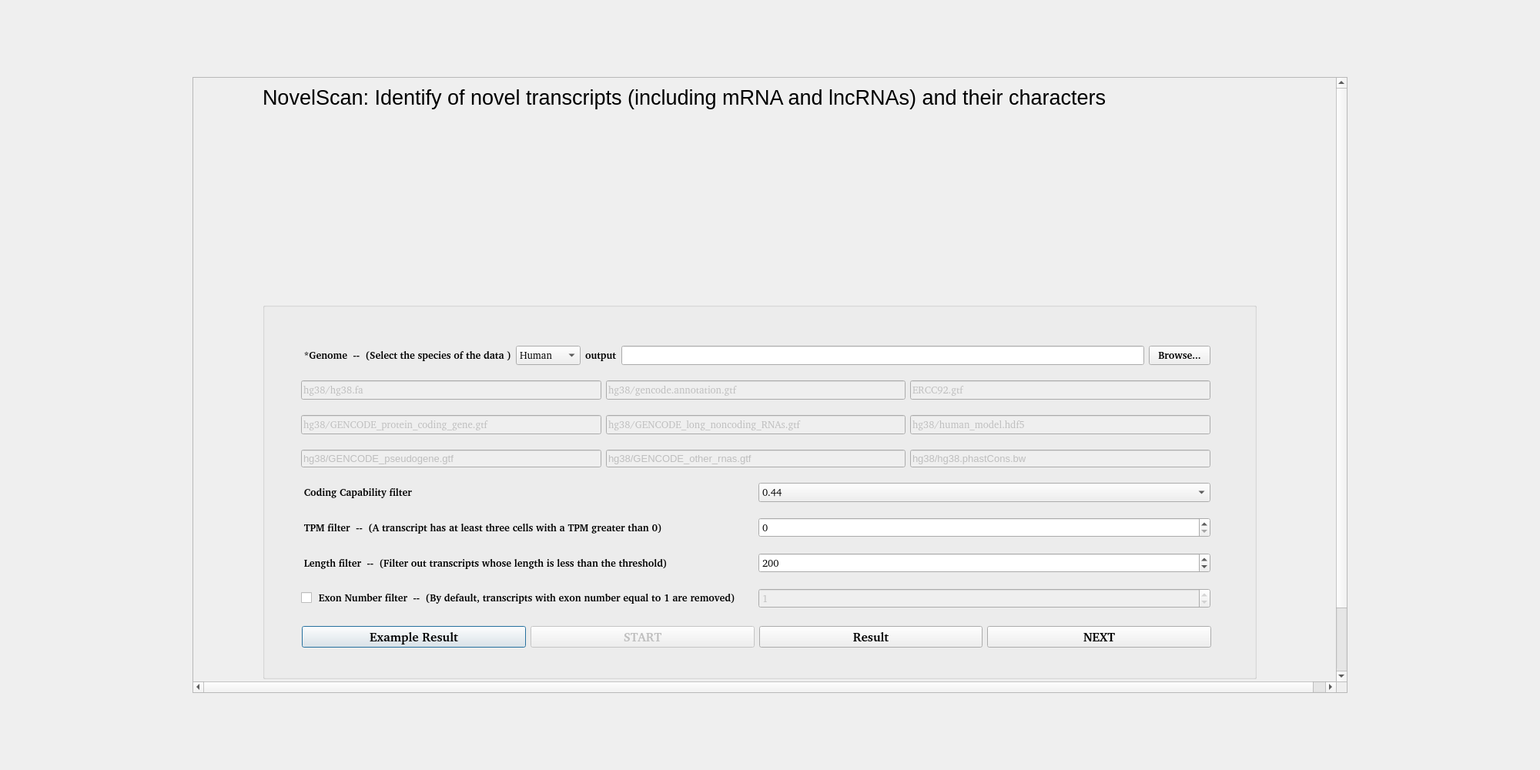
<?xml version="1.0" encoding="UTF-8"?>
<ui version="4.0">
 <class>SClncRNAFun</class>
 <widget class="QDialog" name="SClncRNAFun">
  <property name="geometry">
   <rect>
    <x>0</x>
    <y>0</y>
    <width>2000</width>
    <height>1000</height>
   </rect>
  </property>
  <property name="sizePolicy">
   <sizepolicy hsizetype="Preferred" vsizetype="Preferred">
    <horstretch>0</horstretch>
    <verstretch>0</verstretch>
   </sizepolicy>
  </property>
  <property name="windowTitle">
   <string>Dialog</string>
  </property>
  <layout class="QGridLayout" name="gridLayout">
   <item row="0" column="0">
    <widget class="QScrollArea" name="scrollArea">
     <property name="sizePolicy">
      <sizepolicy hsizetype="Preferred" vsizetype="Preferred">
       <horstretch>0</horstretch>
       <verstretch>0</verstretch>
      </sizepolicy>
     </property>
     <property name="maximumSize">
      <size>
       <width>1500</width>
       <height>800</height>
      </size>
     </property>
     <property name="widgetResizable">
      <bool>false</bool>
     </property>
     <widget class="QWidget" name="scrollAreaWidgetContents">
      <property name="geometry">
       <rect>
        <x>0</x>
        <y>0</y>
        <width>1500</width>
        <height>879</height>
       </rect>
      </property>
      <property name="sizePolicy">
       <sizepolicy hsizetype="Preferred" vsizetype="Preferred">
        <horstretch>0</horstretch>
        <verstretch>0</verstretch>
       </sizepolicy>
      </property>
      <widget class="QWidget" name="layoutWidget">
       <property name="geometry">
        <rect>
         <x>90</x>
         <y>0</y>
         <width>1291</width>
         <height>781</height>
        </rect>
       </property>
       <layout class="QVBoxLayout" name="verticalLayout_3">
        <item>
         <widget class="QLabel" name="label_3">
          <property name="sizePolicy">
           <sizepolicy hsizetype="Expanding" vsizetype="Expanding">
            <horstretch>0</horstretch>
            <verstretch>0</verstretch>
           </sizepolicy>
          </property>
          <property name="minimumSize">
           <size>
            <width>0</width>
            <height>0</height>
           </size>
          </property>
          <property name="maximumSize">
           <size>
            <width>1400</width>
            <height>50</height>
           </size>
          </property>
          <property name="font">
           <font>
            <pointsize>20</pointsize>
            <italic>false</italic>
           </font>
          </property>
          <property name="text">
           <string>NovelScan: Identify of novel transcripts (including mRNA and lncRNAs) and their characters </string>
          </property>
         </widget>
        </item>
        <item>
         <widget class="QLabel" name="label_4">
          <property name="sizePolicy">
           <sizepolicy hsizetype="Expanding" vsizetype="Expanding">
            <horstretch>0</horstretch>
            <verstretch>0</verstretch>
           </sizepolicy>
          </property>
          <property name="minimumSize">
           <size>
            <width>800</width>
            <height>100</height>
           </size>
          </property>
          <property name="maximumSize">
           <size>
            <width>1300</width>
            <height>230</height>
           </size>
          </property>
          <property name="styleSheet">
           <string notr="true">border-image: url(:/images/novelscan.png);</string>
          </property>
          <property name="text">
           <string/>
          </property>
         </widget>
        </item>
        <item>
         <widget class="QGroupBox" name="groupBox">
          <property name="title">
           <string/>
          </property>
          <widget class="QWidget" name="layoutWidget">
           <property name="geometry">
            <rect>
             <x>51</x>
             <y>418</y>
             <width>1181</width>
             <height>32</height>
            </rect>
           </property>
           <layout class="QHBoxLayout" name="horizontalLayout">
            <item>
             <widget class="QPushButton" name="config">
              <property name="font">
               <font>
                <family>Arial [TMC ]</family>
                <pointsize>12</pointsize>
                <weight>75</weight>
                <italic>false</italic>
                <bold>true</bold>
               </font>
              </property>
              <property name="text">
               <string>Example Result</string>
              </property>
             </widget>
            </item>
            <item>
             <widget class="QPushButton" name="start">
              <property name="enabled">
               <bool>false</bool>
              </property>
              <property name="font">
               <font>
                <family>Arial [TMC ]</family>
                <pointsize>12</pointsize>
                <weight>75</weight>
                <italic>false</italic>
                <bold>true</bold>
               </font>
              </property>
              <property name="text">
               <string>START</string>
              </property>
             </widget>
            </item>
            <item>
             <widget class="QPushButton" name="config_2">
              <property name="font">
               <font>
                <family>Arial [TMC ]</family>
                <pointsize>12</pointsize>
                <weight>75</weight>
                <italic>false</italic>
                <bold>true</bold>
               </font>
              </property>
              <property name="text">
               <string>Result</string>
              </property>
             </widget>
            </item>
            <item>
             <widget class="QPushButton" name="next">
              <property name="font">
               <font>
                <family>Arial [TMC ]</family>
                <pointsize>12</pointsize>
                <weight>75</weight>
                <italic>false</italic>
                <bold>true</bold>
               </font>
              </property>
              <property name="text">
               <string>NEXT</string>
              </property>
             </widget>
            </item>
           </layout>
          </widget>
          <widget class="QWidget" name="layoutWidget">
           <property name="geometry">
            <rect>
             <x>50</x>
             <y>42</y>
             <width>1181</width>
             <height>371</height>
            </rect>
           </property>
           <layout class="QVBoxLayout" name="verticalLayout">
            <item>
             <layout class="QHBoxLayout" name="horizontalLayout_3">
              <item>
               <layout class="QHBoxLayout" name="horizontalLayout_10">
                <item>
                 <widget class="QLabel" name="label">
                  <property name="font">
                   <font>
                    <family>Arial [TMC ]</family>
                    <pointsize>10</pointsize>
                    <weight>75</weight>
                    <italic>false</italic>
                    <bold>true</bold>
                   </font>
                  </property>
                  <property name="text">
                   <string> *Genome  --  (Select the species of the data )</string>
                  </property>
                 </widget>
                </item>
                <item>
                 <widget class="QComboBox" name="comboBox_genome">
                  <property name="font">
                   <font>
                    <family>Arial [TMC ]</family>
                    <pointsize>10</pointsize>
                    <weight>50</weight>
                    <italic>false</italic>
                    <bold>false</bold>
                   </font>
                  </property>
                  <property name="mouseTracking">
                   <bool>false</bool>
                  </property>
                  <property name="editable">
                   <bool>false</bool>
                  </property>
                  <property name="currentText">
                   <string>Human</string>
                  </property>
                  <property name="currentIndex">
                   <number>0</number>
                  </property>
                  <item>
                   <property name="text">
                    <string>Human</string>
                   </property>
                  </item>
                  <item>
                   <property name="text">
                    <string>Mouse</string>
                   </property>
                  </item>
                  <item>
                   <property name="text">
                    <string>Fly</string>
                   </property>
                  </item>
                  <item>
                   <property name="text">
                    <string>Zebrafish</string>
                   </property>
                  </item>
                 </widget>
                </item>
               </layout>
              </item>
              <item>
               <layout class="QHBoxLayout" name="horizontalLayout_2">
                <item>
                 <widget class="QLabel" name="label_2">
                  <property name="font">
                   <font>
                    <family>Arial [TMC ]</family>
                    <pointsize>10</pointsize>
                    <weight>75</weight>
                    <italic>false</italic>
                    <bold>true</bold>
                   </font>
                  </property>
                  <property name="text">
                   <string>output</string>
                  </property>
                 </widget>
                </item>
                <item>
                 <widget class="QLineEdit" name="line_out">
                  <property name="font">
                   <font>
                    <family>Arial [TMC ]</family>
                    <pointsize>10</pointsize>
                    <weight>50</weight>
                    <italic>false</italic>
                    <bold>false</bold>
                   </font>
                  </property>
                 </widget>
                </item>
                <item>
                 <widget class="QPushButton" name="browse_data">
                  <property name="font">
                   <font>
                    <family>Arial [TMC ]</family>
                    <pointsize>10</pointsize>
                    <weight>75</weight>
                    <italic>false</italic>
                    <bold>true</bold>
                   </font>
                  </property>
                  <property name="text">
                   <string>Browse...</string>
                  </property>
                 </widget>
                </item>
               </layout>
              </item>
             </layout>
            </item>
            <item>
             <layout class="QHBoxLayout" name="horizontalLayout_11">
              <item>
               <widget class="QLineEdit" name="line_fa">
                <property name="enabled">
                 <bool>false</bool>
                </property>
                <property name="font">
                 <font>
                  <family>Arial [TMC ]</family>
                  <pointsize>10</pointsize>
                  <weight>50</weight>
                  <italic>false</italic>
                  <bold>false</bold>
                 </font>
                </property>
                <property name="text">
                 <string>hg38/hg38.fa</string>
                </property>
               </widget>
              </item>
              <item>
               <widget class="QLineEdit" name="line_gtf">
                <property name="enabled">
                 <bool>false</bool>
                </property>
                <property name="font">
                 <font>
                  <family>Arial [TMC ]</family>
                  <pointsize>10</pointsize>
                  <weight>50</weight>
                  <italic>false</italic>
                  <bold>false</bold>
                 </font>
                </property>
                <property name="text">
                 <string>hg38/gencode.annotation.gtf</string>
                </property>
               </widget>
              </item>
              <item>
               <widget class="QLineEdit" name="line_ERCC">
                <property name="enabled">
                 <bool>false</bool>
                </property>
                <property name="font">
                 <font>
                  <family>Arial [TMC ]</family>
                  <pointsize>10</pointsize>
                  <weight>50</weight>
                  <italic>false</italic>
                  <bold>false</bold>
                 </font>
                </property>
                <property name="text">
                 <string>ERCC92.gtf</string>
                </property>
               </widget>
              </item>
             </layout>
            </item>
            <item>
             <layout class="QHBoxLayout" name="horizontalLayout_12">
              <item>
               <widget class="QLineEdit" name="line_protein">
                <property name="enabled">
                 <bool>false</bool>
                </property>
                <property name="font">
                 <font>
                  <family>Arial [TMC ]</family>
                  <pointsize>10</pointsize>
                  <weight>50</weight>
                  <italic>false</italic>
                  <bold>false</bold>
                 </font>
                </property>
                <property name="text">
                 <string>hg38/GENCODE_protein_coding_gene.gtf</string>
                </property>
               </widget>
              </item>
              <item>
               <widget class="QLineEdit" name="line_lncRNA">
                <property name="enabled">
                 <bool>false</bool>
                </property>
                <property name="font">
                 <font>
                  <family>Arial [TMC ]</family>
                  <pointsize>10</pointsize>
                  <weight>50</weight>
                  <italic>false</italic>
                  <bold>false</bold>
                 </font>
                </property>
                <property name="text">
                 <string>hg38/GENCODE_long_noncoding_RNAs.gtf</string>
                </property>
               </widget>
              </item>
              <item>
               <widget class="QLineEdit" name="line_model">
                <property name="enabled">
                 <bool>false</bool>
                </property>
                <property name="font">
                 <font>
                  <family>Arial [TMC ]</family>
                  <pointsize>10</pointsize>
                  <weight>50</weight>
                  <italic>false</italic>
                  <bold>false</bold>
                 </font>
                </property>
                <property name="text">
                 <string>hg38/human_model.hdf5</string>
                </property>
               </widget>
              </item>
             </layout>
            </item>
            <item>
             <layout class="QHBoxLayout" name="horizontalLayout_13">
              <item>
               <widget class="QLineEdit" name="line_pseudo">
                <property name="enabled">
                 <bool>false</bool>
                </property>
                <property name="font">
                 <font>
                  <pointsize>10</pointsize>
                  <weight>50</weight>
                  <italic>false</italic>
                  <bold>false</bold>
                 </font>
                </property>
                <property name="text">
                 <string>hg38/GENCODE_pseudogene.gtf</string>
                </property>
               </widget>
              </item>
              <item>
               <widget class="QLineEdit" name="line_other">
                <property name="enabled">
                 <bool>false</bool>
                </property>
                <property name="font">
                 <font>
                  <pointsize>10</pointsize>
                  <weight>50</weight>
                  <italic>false</italic>
                  <bold>false</bold>
                 </font>
                </property>
                <property name="text">
                 <string>hg38/GENCODE_other_rnas.gtf</string>
                </property>
               </widget>
              </item>
              <item>
               <widget class="QLineEdit" name="line_phastcons">
                <property name="enabled">
                 <bool>false</bool>
                </property>
                <property name="font">
                 <font>
                  <pointsize>10</pointsize>
                  <weight>50</weight>
                  <italic>false</italic>
                  <bold>false</bold>
                 </font>
                </property>
                <property name="text">
                 <string>hg38/hg38.phastCons.bw</string>
                </property>
               </widget>
              </item>
             </layout>
            </item>
            <item>
             <layout class="QHBoxLayout" name="horizontalLayout_14">
              <item>
               <widget class="QLabel" name="label_10">
                <property name="font">
                 <font>
                  <family>Arial [TMC ]</family>
                  <pointsize>10</pointsize>
                  <weight>75</weight>
                  <italic>false</italic>
                  <bold>true</bold>
                 </font>
                </property>
                <property name="text">
                 <string> Coding Capability filter</string>
                </property>
               </widget>
              </item>
              <item>
               <widget class="QComboBox" name="comboBox_cutoff">
                <property name="font">
                 <font>
                  <family>Arial [TMC ]</family>
                  <pointsize>10</pointsize>
                  <weight>50</weight>
                  <italic>false</italic>
                  <bold>false</bold>
                 </font>
                </property>
                <item>
                 <property name="text">
                  <string>0.44</string>
                 </property>
                </item>
                <item>
                 <property name="text">
                  <string>0.364</string>
                 </property>
                </item>
               </widget>
              </item>
             </layout>
            </item>
            <item>
             <layout class="QHBoxLayout" name="horizontalLayout_15">
              <item>
               <widget class="QLabel" name="label_11">
                <property name="font">
                 <font>
                  <family>Arial [TMC ]</family>
                  <pointsize>10</pointsize>
                  <weight>75</weight>
                  <italic>false</italic>
                  <bold>true</bold>
                 </font>
                </property>
                <property name="text">
                 <string> TPM filter  --  (A transcript has at least three cells with a TPM greater than 0)</string>
                </property>
               </widget>
              </item>
              <item>
               <widget class="QSpinBox" name="spinBox_fpkm">
                <property name="font">
                 <font>
                  <family>Arial [TMC ]</family>
                  <pointsize>10</pointsize>
                  <weight>50</weight>
                  <italic>false</italic>
                  <bold>false</bold>
                 </font>
                </property>
               </widget>
              </item>
             </layout>
            </item>
            <item>
             <layout class="QHBoxLayout" name="horizontalLayout_16">
              <item>
               <widget class="QLabel" name="label_12">
                <property name="font">
                 <font>
                  <family>Arial [TMC ]</family>
                  <pointsize>10</pointsize>
                  <weight>75</weight>
                  <italic>false</italic>
                  <bold>true</bold>
                 </font>
                </property>
                <property name="text">
                 <string> Length filter  --  (Filter out transcripts whose length is less than the threshold)</string>
                </property>
               </widget>
              </item>
              <item>
               <widget class="QSpinBox" name="spinBox_length">
                <property name="font">
                 <font>
                  <family>Arial [TMC ]</family>
                  <pointsize>10</pointsize>
                  <weight>50</weight>
                  <italic>false</italic>
                  <bold>false</bold>
                 </font>
                </property>
                <property name="maximum">
                 <number>10000</number>
                </property>
                <property name="value">
                 <number>200</number>
                </property>
               </widget>
              </item>
             </layout>
            </item>
            <item>
             <layout class="QHBoxLayout" name="horizontalLayout_17">
              <item>
               <widget class="QCheckBox" name="checkBox_exon">
                <property name="font">
                 <font>
                  <family>Arial [TMC ]</family>
                  <pointsize>10</pointsize>
                  <weight>75</weight>
                  <italic>false</italic>
                  <bold>true</bold>
                 </font>
                </property>
                <property name="text">
                 <string> Exon Number filter  --  (By default, transcripts with exon number equal to 1 are removed)</string>
                </property>
               </widget>
              </item>
              <item>
               <widget class="QSpinBox" name="spinBox_exon">
                <property name="enabled">
                 <bool>false</bool>
                </property>
                <property name="font">
                 <font>
                  <family>Arial [TMC ]</family>
                  <pointsize>10</pointsize>
                  <weight>50</weight>
                  <italic>false</italic>
                  <bold>false</bold>
                 </font>
                </property>
                <property name="value">
                 <number>1</number>
                </property>
               </widget>
              </item>
             </layout>
            </item>
           </layout>
          </widget>
         </widget>
        </item>
       </layout>
      </widget>
     </widget>
    </widget>
   </item>
  </layout>
 </widget>
 <resources/>
 <connections/>
</ui>
